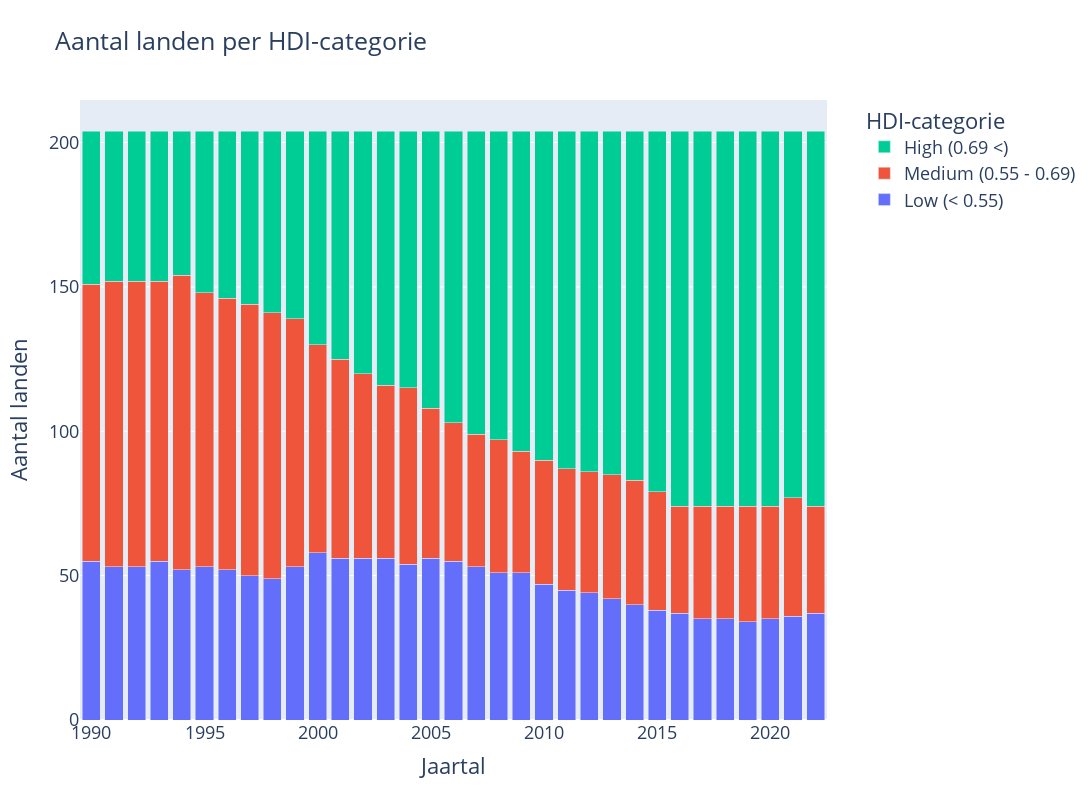

The notebook cell this image was saved under:
### Code cell
import pandas as pd
import plotly.express as px
import plotly.graph_objects as go

years = list(range(1990, 2023))
hdi_columns = [f'hdi_{year}' for year in years]
df_hdiyn = df_hdiy[['country'] + hdi_columns]

# Melt the DataFrame to long format for easier plotting
df_melted = df_hdiyn.melt(id_vars=['country'], var_name='year', value_name='hdi')

# Convert year to numeric
df_melted['year'] = df_melted['year'].str.extract('(\d+)').astype(int)

# Define bins and labels for HDI categories
bins = [0, 0.55, 0.69, 1.0]
labels = ['Low (< 0.55)', 'Medium (0.55 - 0.69)', 'High (0.69 <)']

# Bin the HDI values
df_melted['category'] = pd.cut(df_melted['hdi'], bins=bins, labels=labels, include_lowest=True)

# Group by year and category
df_grouped = df_melted.groupby(['year', 'category'], observed=True).size().unstack(fill_value=0).reset_index()

# Create the plot
fig = go.Figure()

# Add traces for each category
for category in labels:
    fig.add_trace(go.Bar(
        x=df_grouped['year'],
        y=df_grouped[category],
        name=category
    ))

# Update layout
fig.update_layout(
    barmode='stack',
    title='Aantal landen per HDI ategorie',
    xaxis=dict(title='Jaartal'),
    yaxis=dict(title='Aantal landen'),
    legend=dict(title='HDI-categorie', x=1.05, y=1),
    font=dict(size=18),
    autosize=False,
    width=1200,
    height=800
)

fig.show()

### Figure 1 — Plotly figure (JSON) as saved in the notebook; plotly's stock layout.template omitted (floating-point values rounded to 4 significant figures)
{"data": [{"name": "Low (< 0.55)", "type": "bar", "x": [1990, 1991, 1992, 1993, 1994, 1995, 1996, 1997, 1998, 1999, 2000, 2001, 2002, 2003, 2004, 2005, 2006, 2007, 2008, 2009, 2010, 2011, 2012, 2013, 2014, 2015, 2016, 2017, 2018, 2019, 2020, 2021, 2022], "y": [55, 53, 53, 55, 52, 53, 52, 50, 49, 53, 58, 56, 56, 56, 54, 56, 55, 53, 51, 51, 47, 45, 44, 42, 40, 38, 37, 35, 35, 34, 35, 36, 37]}, {"name": "Medium (0.55 - 0.69)", "type": "bar", "x": [1990, 1991, 1992, 1993, 1994, 1995, 1996, 1997, 1998, 1999, 2000, 2001, 2002, 2003, 2004, 2005, 2006, 2007, 2008, 2009, 2010, 2011, 2012, 2013, 2014, 2015, 2016, 2017, 2018, 2019, 2020, 2021, 2022], "y": [96, 99, 99, 97, 102, 95, 94, 94, 92, 86, 72, 69, 64, 60, 61, 52, 48, 46, 46, 42, 43, 42, 42, 43, 43, 41, 37, 39, 39, 40, 39, 41, 37]}, {"name": "High (0.69 <)", "type": "bar", "x": [1990, 1991, 1992, 1993, 1994, 1995, 1996, 1997, 1998, 1999, 2000, 2001, 2002, 2003, 2004, 2005, 2006, 2007, 2008, 2009, 2010, 2011, 2012, 2013, 2014, 2015, 2016, 2017, 2018, 2019, 2020, 2021, 2022], "y": [53, 52, 52, 52, 50, 56, 58, 60, 63, 65, 74, 79, 84, 88, 89, 96, 101, 105, 107, 111, 114, 117, 118, 119, 121, 125, 130, 130, 130, 130, 130, 127, 130]}], "layout": {"autosize": false, "barmode": "stack", "font": {"size": 18}, "height": 800, "legend": {"title": {"text": "HDI-categorie"}, "x": 1.05, "y": 1}, "title": {"text": "Aantal landen per HDI-categorie"}, "width": 1200, "xaxis": {"autorange": true, "range": [1990.0, 2022.0], "title": {"text": "Jaartal"}, "type": "linear"}, "yaxis": {"autorange": true, "range": [0, 214.7], "title": {"text": "Aantal landen"}, "type": "linear"}}}
